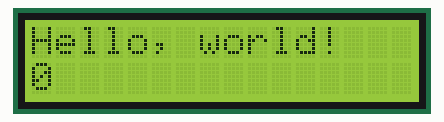
Bench run of a sketch on a simulated Arduino Uno, built with avr-gcc and run on an emulated ATmega328P. Parts: 16×2 character LCD.

Above: at 0.1 s.
At 4.1 s:
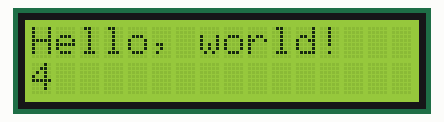
At 9.1 s:
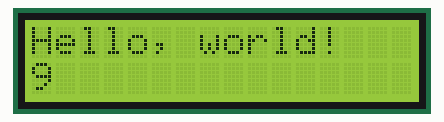
At 19.1 s:
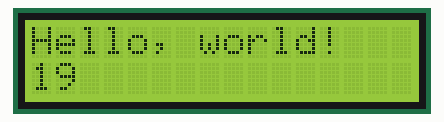
At 29.1 s:
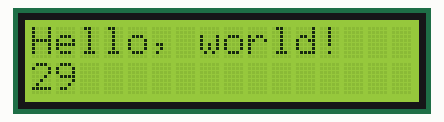
At 39.1 s:
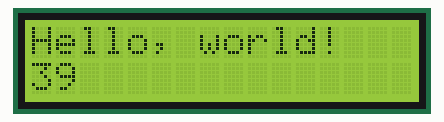

Measured:
- what the display in image 1 shows lasts 1.0 s, from 4.0 s to 5.0 s

The sketch:

lcd_test.ino
```cpp
// Include the required libraries
#include <Wire.h>
#include <LiquidCrystal_I2C.h>

// Set the LCD address to 0x27 for a 16 chars and 2 line display
LiquidCrystal_I2C lcd(0x27, 16, 2);

void setup() {
  // Initialize the LCD
  lcd.init();

  // Turn on the blacklight
  lcd.backlight();

  // Print a message to the LCD
  lcd.print("Hello, world!");
}

void loop() {
  // Set the cursor to column 0, line 1
  // (note: line 1 is the second row, since counting begins with 0)
  lcd.setCursor(0, 1);

  // Print the number of seconds since reset
  lcd.print(millis() / 1000);
}
```
